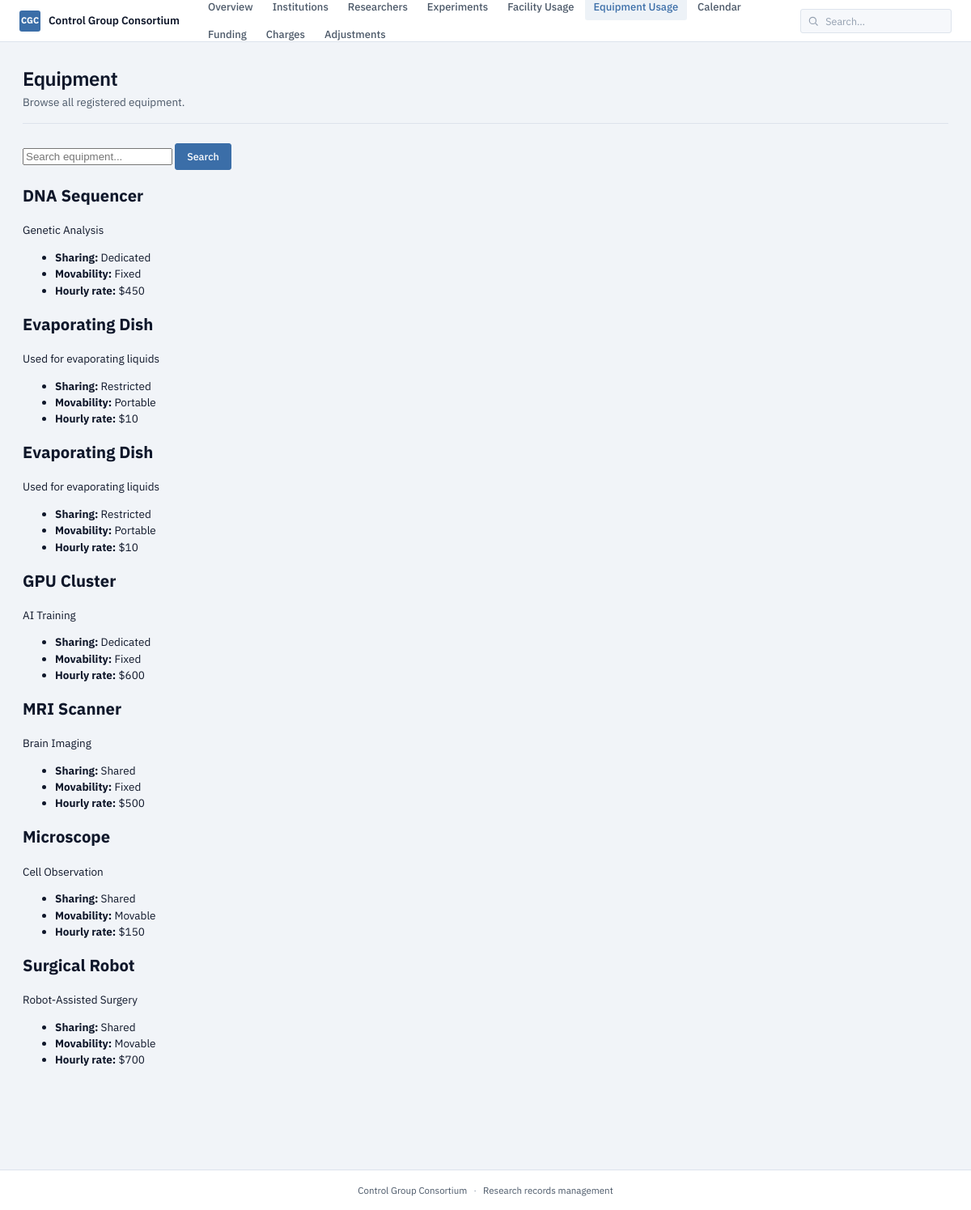
The page /equipment/list on the database its author committed.
### tables this page shows
CREATE TABLE equipment (
    equipmentId INTEGER PRIMARY KEY,
    equipmentName TEXT NOT NULL,
    equipmentPurpose TEXT NOT NULL,
    sharingStatus TEXT NOT NULL,
    movability TEXT NOT NULL,
    hourlyRate INTEGER NOT NULL
);

### app.py (the view, shortened to what this page needs)
@app.route("/equipment/list")
def equipment_list():
    search = request.args.get("q", "").strip()
    sql = """
        SELECT
            equipmentId,
            equipmentName,
            equipmentPurpose,
            sharingStatus,
            movability,
            hourlyRate
        FROM equipment
        WHERE 1=1
    """
    params = []
    sql += " ORDER BY equipmentName"
    rows = query(sql, tuple(params))
    return render_template(
        "equipment_list.html",
        equipment=rows,
        search=search,
    )

### app.py (called while the page is built)
def get_db() -> sqlite3.Connection:
    if "db" not in g:
        g.db = sqlite3.connect(DATABASE)
        g.db.row_factory = sqlite3.Row
        g.db.execute("PRAGMA foreign_keys = ON")
    return g.db

def query(sql: str, params: tuple = ()) -> list:
    return get_db().execute(sql, params).fetchall()

### templates/equipment_list.html (shortened to what this page needs)
{% extends "base.html" %}
{% block content %}
<header class="page-head">
  <h1 class="page-title">
    Equipment
  </h1>
  <p class="page-sub">
    Browse all registered equipment.
  </p>
</header>
<form method="get" class="toolbar">
  <input
    type="search"
    name="q"
    value="{{ search }}"
    placeholder="Search equipment..."
  >
  <button type="submit" class="btn btn-primary">
    Search
  </button>
</form>
<div class="card-grid">
  {% for eq in equipment %}
    <article class="card">
      <h2>{{ eq.equipmentName }}</h2>
      <p>
        {{ eq.equipmentPurpose }}
      </p>
      <ul class="meta-list">
        <li>
          <strong>Sharing:</strong>
          {{ eq.sharingStatus }}
        </li>
        <li>
          <strong>Movability:</strong>
          {{ eq.movability }}
        </li>
        <li>
          <strong>Hourly rate:</strong>
          ${{ eq.hourlyRate }}
        </li>
      </ul>
    </article>
  {% else %}
    <p>No equipment found.</p>
  {% endfor %}
</div>
{% endblock %}

### static/main.css (style rules this page uses)
:root { --bg: #f1f4f8; --surface: #ffffff; --surface-alt: #f6f8fb; --surface-hover: #eef1f6; --border: #dde3ec; --border-strong: #c2cad6; --border-focus: #3b6ea8; --text: #0f172a; --text-muted: #4b5868; --text-dim: #94a0b0; --accent: #3b6ea8; --accent-hover: #2a5485; --accent-soft: #dde8f4; --accent-bg: rgba(59, 110, 168, 0.09); --success: #047857; --success-soft: #d1fae5; --danger: #b91c1c; --danger-soft: #fee2e2; --info: #0e7490; --info-soft: #cdebf3; --sans: "IBM Plex Sans", -apple-system, BlinkMacSystemFont, "Segoe UI", sans-serif; --mono: "IBM Plex Mono", "SF Mono", "Menlo", monospace; --radius: 4px; --radius-sm: 3px; }
* { box-sizing: border-box; }
html, body { margin: 0; padding: 0; }
body { font-family: var(--sans); font-size: 13.5px; line-height: 1.5; color: var(--text); background: var(--bg); -webkit-font-smoothing: antialiased; -moz-osx-font-smoothing: grayscale; font-feature-settings: "kern", "liga", "calt", "cv02", "cv03", "cv04"; }
.page-head { position: relative; padding-bottom: 16px; margin-bottom: 24px; border-bottom: 1px solid var(--border); }
.page-title { font-size: 24px; font-weight: 600; letter-spacing: -0.02em; line-height: 1.15; margin: 0 0 4px; color: var(--text); }
.page-sub { font-size: 13.5px; color: var(--text-muted); margin: 0; display: flex; gap: 8px; align-items: center; flex-wrap: wrap; }
.btn { font-family: var(--sans); font-size: 12.5px; font-weight: 500; letter-spacing: 0; padding: 7px 14px; border: 1px solid var(--border-strong); cursor: pointer; text-decoration: none; display: inline-flex; align-items: center; gap: 6px; transition: all 0.1s ease; border-radius: var(--radius-sm); background: var(--surface); color: var(--text); white-space: nowrap; line-height: 1.4; }
.btn-primary { background: var(--accent); color: #fff; border-color: var(--accent); }

### rows shown on the page
equipment: equipmentName "DNA Sequencer", equipmentPurpose "Genetic Analysis", sharingStatus "Dedicated", movability "Fixed", hourlyRate "450"
equipment: equipmentName "Evaporating Dish", equipmentPurpose "Used for evaporating liquids", sharingStatus "Restricted", movability "Portable", hourlyRate "10"
equipment: equipmentName "Evaporating Dish", equipmentPurpose "Used for evaporating liquids", sharingStatus "Restricted", movability "Portable", hourlyRate "10"
equipment: equipmentName "GPU Cluster", equipmentPurpose "AI Training", sharingStatus "Dedicated", movability "Fixed", hourlyRate "600"
equipment: equipmentName "MRI Scanner", equipmentPurpose "Brain Imaging", sharingStatus "Shared", movability "Fixed", hourlyRate "500"
equipment: equipmentName "Microscope", equipmentPurpose "Cell Observation", sharingStatus "Shared", movability "Movable", hourlyRate "150"
equipment: equipmentName "Surgical Robot", equipmentPurpose "Robot-Assisted Surgery", sharingStatus "Shared", movability "Movable", hourlyRate "700"
